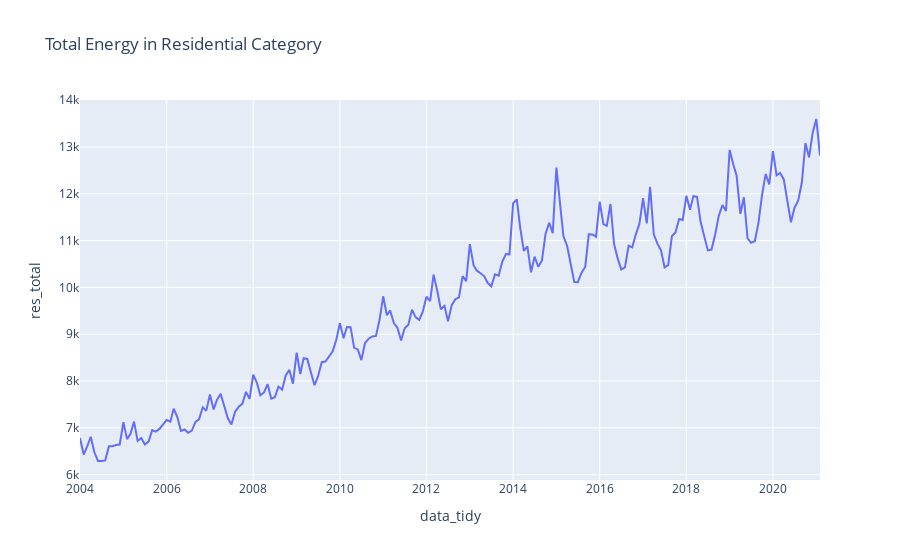

Notebook cell for this chart:
### Code cell
# plot total energy time series

fig = px.line(df, x='data_tidy', y='res_total', title='Total Energy in Residential Category')
fig.show()

### Figure 1 — Plotly figure (JSON) as saved in the notebook; plotly's stock layout.template omitted (floating-point values rounded to 4 significant figures; data arrays with more than 128 entries replaced by an {"elided": "..."} marker saying what was removed)
{"data": [{"hovertemplate": "data_tidy=%{x}<br>res_total=%{y}<extra></extra>", "legendgroup": "", "line": {"color": "#636efa", "dash": "solid"}, "mode": "lines", "name": "", "orientation": "v", "showlegend": false, "type": "scatter", "x": {"elided": "206 str values"}, "xaxis": "x", "y": {"elided": "206 float values"}, "yaxis": "y"}], "layout": {"legend": {"tracegroupgap": 0}, "title": {"text": "Total Energy in Residential Category"}, "xaxis": {"anchor": "y", "domain": [0, 1], "title": {"text": "data_tidy"}}, "yaxis": {"anchor": "x", "domain": [0, 1], "title": {"text": "res_total"}}}}
